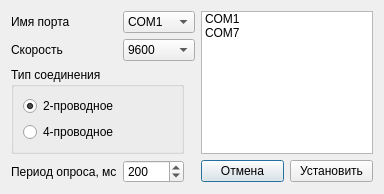
<?xml version="1.0" encoding="UTF-8"?>
<ui version="4.0">
 <class>ComPortSettings</class>
 <widget class="QDialog" name="ComPortSettings">
  <property name="geometry">
   <rect>
    <x>0</x>
    <y>0</y>
    <width>384</width>
    <height>177</height>
   </rect>
  </property>
  <property name="font">
   <font>
    <family>Arial</family>
   </font>
  </property>
  <property name="windowTitle">
   <string>Dialog</string>
  </property>
  <layout class="QGridLayout" name="gridLayout_2">
   <item row="0" column="0">
    <widget class="QLabel" name="label">
     <property name="text">
      <string>Имя порта</string>
     </property>
    </widget>
   </item>
   <item row="3" column="3">
    <widget class="QPushButton" name="Close_pushButton">
     <property name="text">
      <string>Отмена</string>
     </property>
    </widget>
   </item>
   <item row="1" column="0">
    <widget class="QLabel" name="label_2">
     <property name="text">
      <string>Скорость</string>
     </property>
    </widget>
   </item>
   <item row="3" column="4">
    <widget class="QPushButton" name="setSettings_pushButton">
     <property name="text">
      <string>Установить</string>
     </property>
    </widget>
   </item>
   <item row="0" column="1" colspan="2">
    <widget class="QComboBox" name="portName_comboBox">
     <item>
      <property name="text">
       <string>COM1</string>
      </property>
     </item>
    </widget>
   </item>
   <item row="0" column="3" rowspan="3" colspan="2">
    <widget class="QListWidget" name="portListWidget">
     <item>
      <property name="text">
       <string>COM1</string>
      </property>
     </item>
     <item>
      <property name="text">
       <string>COM7</string>
      </property>
     </item>
    </widget>
   </item>
   <item row="1" column="1" colspan="2">
    <widget class="QComboBox" name="baudRate_comboBox">
     <property name="editable">
      <bool>false</bool>
     </property>
     <property name="currentText">
      <string>9600</string>
     </property>
     <property name="currentIndex">
      <number>0</number>
     </property>
     <item>
      <property name="text">
       <string>9600</string>
      </property>
     </item>
     <item>
      <property name="text">
       <string>19200</string>
      </property>
     </item>
     <item>
      <property name="text">
       <string>115200</string>
      </property>
     </item>
    </widget>
   </item>
   <item row="3" column="0">
    <widget class="QLabel" name="label_3">
     <property name="text">
      <string>Период опроса, мс</string>
     </property>
    </widget>
   </item>
   <item row="3" column="1">
    <widget class="QSpinBox" name="queryTime_spinBox">
     <property name="maximum">
      <number>10000</number>
     </property>
     <property name="value">
      <number>200</number>
     </property>
    </widget>
   </item>
   <item row="2" column="0" colspan="2">
    <widget class="QGroupBox" name="groupBox">
     <property name="title">
      <string>Тип соединения</string>
     </property>
     <layout class="QVBoxLayout" name="verticalLayout">
      <item>
       <widget class="QRadioButton" name="radioButton_2w">
        <property name="text">
         <string>2-проводное</string>
        </property>
        <property name="checked">
         <bool>true</bool>
        </property>
       </widget>
      </item>
      <item>
       <widget class="QRadioButton" name="radioButton_4w">
        <property name="text">
         <string>4-проводное</string>
        </property>
       </widget>
      </item>
     </layout>
    </widget>
   </item>
  </layout>
 </widget>
 <resources/>
 <connections/>
</ui>
